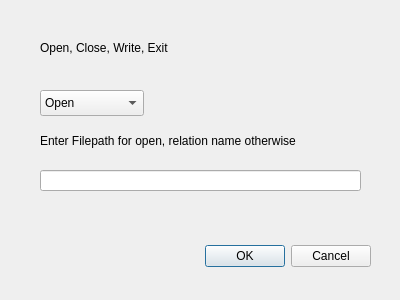
<?xml version="1.0" encoding="UTF-8"?>
<ui version="4.0">
 <class>OpenCloseWriteExit</class>
 <widget class="QDialog" name="OpenCloseWriteExit">
  <property name="geometry">
   <rect>
    <x>0</x>
    <y>0</y>
    <width>400</width>
    <height>300</height>
   </rect>
  </property>
  <property name="windowTitle">
   <string>Dialog</string>
  </property>
  <widget class="QDialogButtonBox" name="buttonBox">
   <property name="geometry">
    <rect>
     <x>30</x>
     <y>240</y>
     <width>341</width>
     <height>32</height>
    </rect>
   </property>
   <property name="orientation">
    <enum>Qt::Horizontal</enum>
   </property>
   <property name="standardButtons">
    <set>QDialogButtonBox::Cancel|QDialogButtonBox::Ok</set>
   </property>
  </widget>
  <widget class="QLabel" name="title">
   <property name="geometry">
    <rect>
     <x>40</x>
     <y>40</y>
     <width>191</width>
     <height>16</height>
    </rect>
   </property>
   <property name="text">
    <string>Open, Close, Write, Exit</string>
   </property>
  </widget>
  <widget class="QLineEdit" name="filenameE">
   <property name="geometry">
    <rect>
     <x>40</x>
     <y>170</y>
     <width>321</width>
     <height>21</height>
    </rect>
   </property>
  </widget>
  <widget class="QLabel" name="label_2">
   <property name="geometry">
    <rect>
     <x>40</x>
     <y>115</y>
     <width>351</width>
     <height>51</height>
    </rect>
   </property>
   <property name="text">
    <string>Enter Filepath for open, relation name otherwise</string>
   </property>
  </widget>
  <widget class="QComboBox" name="comboBox">
   <property name="geometry">
    <rect>
     <x>40</x>
     <y>90</y>
     <width>104</width>
     <height>26</height>
    </rect>
   </property>
   <item>
    <property name="text">
     <string>Open</string>
    </property>
   </item>
   <item>
    <property name="text">
     <string>Close</string>
    </property>
   </item>
   <item>
    <property name="text">
     <string>Write</string>
    </property>
   </item>
   <item>
    <property name="text">
     <string>Exit</string>
    </property>
   </item>
  </widget>
 </widget>
 <resources/>
 <connections>
  <connection>
   <sender>buttonBox</sender>
   <signal>accepted()</signal>
   <receiver>OpenCloseWriteExit</receiver>
   <slot>accept()</slot>
   <hints>
    <hint type="sourcelabel">
     <x>248</x>
     <y>254</y>
    </hint>
    <hint type="destinationlabel">
     <x>157</x>
     <y>274</y>
    </hint>
   </hints>
  </connection>
  <connection>
   <sender>buttonBox</sender>
   <signal>rejected()</signal>
   <receiver>OpenCloseWriteExit</receiver>
   <slot>reject()</slot>
   <hints>
    <hint type="sourcelabel">
     <x>316</x>
     <y>260</y>
    </hint>
    <hint type="destinationlabel">
     <x>286</x>
     <y>274</y>
    </hint>
   </hints>
  </connection>
 </connections>
</ui>
